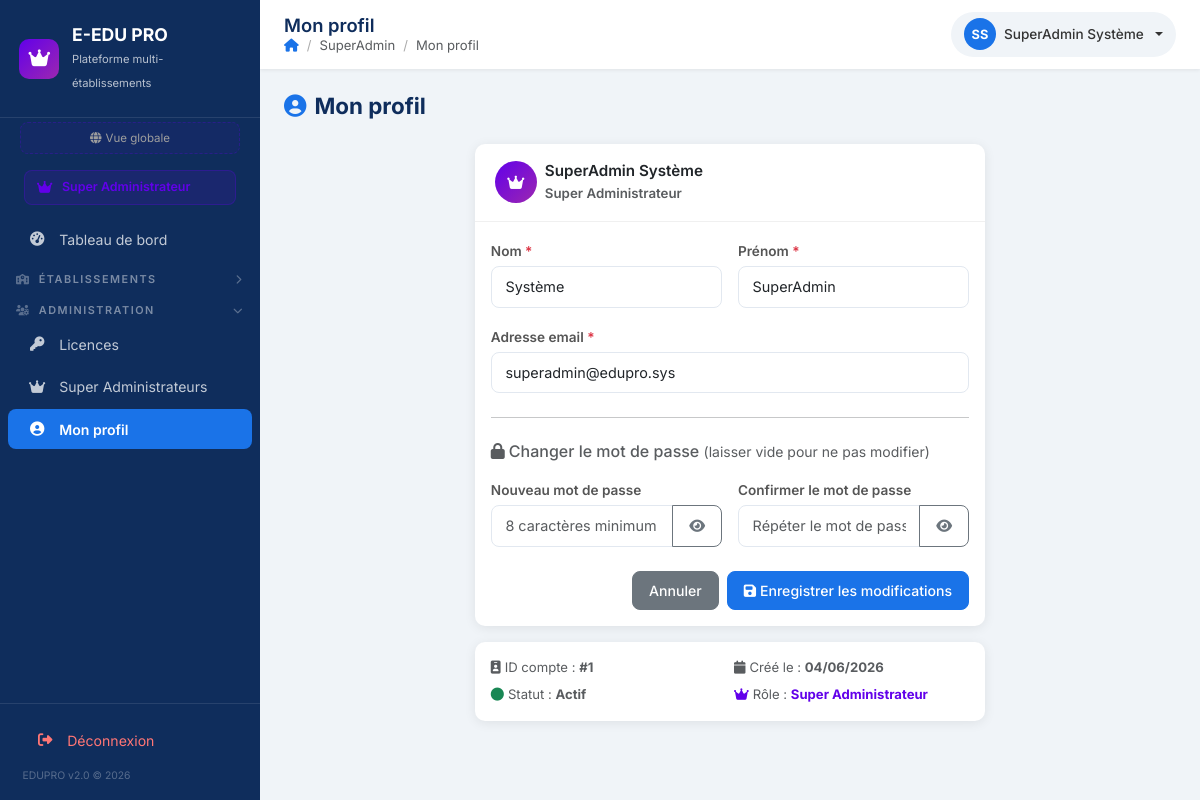
/modules/superadmin/profil.php (signed in), run on the app's committed database.
### tables this page shows
CREATE TABLE IF NOT EXISTS users (
    id           INT PRIMARY KEY AUTO_INCREMENT,
    nom          VARCHAR(100) NOT NULL,
    prenom       VARCHAR(100) NOT NULL,
    email        VARCHAR(150) UNIQUE NOT NULL,
    password     VARCHAR(255) NOT NULL,
    role         ENUM('superadmin','admin','directeur','scolarite','enseignant','comptable','etudiant','coordinateur','assistante') NOT NULL DEFAULT 'etudiant',
    ecole_id     INT          DEFAULT NULL,
    reference_id INT          NULL,
    actif        TINYINT(1)   DEFAULT 1,
    created_at   TIMESTAMP    DEFAULT CURRENT_TIMESTAMP,
    INDEX idx_ecole_id (ecole_id)
);

### includes/auth.php (called while the page is built, shortened)
<?php
function getCurrentUser(): ?array {
    return $_SESSION['user'] ?? null;
}
function isSuperAdmin(): bool {
    $user = getCurrentUser();
    return ($user['role'] ?? '') === 'superadmin';
}
function getEcoleId(): int {
    return (int)($_SESSION['ecole_id'] ?? 0);
}
function getCurrentEcole(): ?array {
    return $_SESSION['ecole'] ?? null;
}

### includes/functions.php (called while the page is built, shortened)
<?php
function h(?string $str): string {
    return htmlspecialchars($str ?? '', ENT_QUOTES, 'UTF-8');
}
function getParam(string $cle, string $default = ''): string {
    static $cache = [];
    $ecoleId = getEcoleId();
    $ecoleFields = ['etablissement_nom','etablissement_slogan','etablissement_adresse','etablissement_ville',
                    'etablissement_pays','etablissement_telephone','etablissement_email',
                    'logo_path','cachet_dg_path','theme_couleur_primaire','theme_couleur_sidebar'];
    if (!isset($cache[$ecoleId])) {
        try {
            $cache[$ecoleId] = [];
        } catch (PDOException $e) {
            $cache[$ecoleId] = [];
        }
    }
    return $cache[$ecoleId][$cle] ?? $default;
}
function getLogoUrl(): string {
    $path = getParam('logo_path');
    return '';
}

### modules/superadmin/profil.php (the view, shortened to what this page needs)
<?php
$db   = getDB();
$user = getCurrentUser();
$id   = (int)$user['id'];
$stmt = $db->prepare("SELECT * FROM users WHERE id = ?");
$stmt->execute([$id]);
$profil = $stmt->fetch();
$pageTitle  = 'Mon profil';
$breadcrumb = ['SuperAdmin' => null, 'Mon profil' => null];
include APP_ROOT . '/includes/header.php';
?>
<div class="page-header">
  <h2><i class="fas fa-user-circle me-2 text-primary"></i>Mon profil</h2>
</div>
<div class="row justify-content-center">
  <div class="col-lg-7">
    <div class="card">
      <div class="card-header d-flex align-items-center gap-2">
        <div style="width:42px;height:42px;border-radius:50%;background:linear-gradient(135deg,#6200ea,#9c27b0);display:flex;align-items:center;justify-content:center;flex-shrink:0">
          <i class="fas fa-crown" style="color:#fff;font-size:.95rem"></i>
        </div>
        <div>
          <div class="fw-600"><?= h($profil['prenom'] . ' ' . $profil['nom']) ?></div>
          <small class="text-muted">Super Administrateur</small>
        </div>
      </div>
      <div class="card-body">
        <form method="POST" autocomplete="off">
          <div class="row g-3">
            <div class="col-md-6">
              <label class="form-label fw-600">Nom <span class="text-danger">*</span></label>
              <input type="text" name="nom" class="form-control"
                     value="<?= h($profil['nom']) ?>" required maxlength="100">
            </div>
            <div class="col-md-6">
              <label class="form-label fw-600">Prénom <span class="text-danger">*</span></label>
              <input type="text" name="prenom" class="form-control"
                     value="<?= h($profil['prenom']) ?>" required maxlength="100">
            </div>
            <div class="col-12">
              <label class="form-label fw-600">Adresse email <span class="text-danger">*</span></label>
              <input type="email" name="email" class="form-control"
                     value="<?= h($profil['email']) ?>" required maxlength="150">
            </div>
          </div>
          <hr class="my-4">
          <h6 class="text-muted mb-3"><i class="fas fa-lock me-1"></i>Changer le mot de passe <small class="fw-normal">(laisser vide pour ne pas modifier)</small></h6>
          <div class="row g-3">
            <div class="col-md-6">
              <label class="form-label fw-600">Nouveau mot de passe</label>
              <div class="input-group">
                <input type="password" name="password" id="pwd1" class="form-control"
                       minlength="8" placeholder="8 caractères minimum">
                <button type="button" class="btn btn-outline-secondary" onclick="togglePwd('pwd1',this)">
                  <i class="fas fa-eye"></i>
                </button>
              </div>
            </div>
            <div class="col-md-6">
              <label class="form-label fw-600">Confirmer le mot de passe</label>
              <div class="input-group">
                <input type="password" name="password_confirm" id="pwd2" class="form-control"
                       placeholder="Répéter le mot de passe">
                <button type="button" class="btn btn-outline-secondary" onclick="togglePwd('pwd2',this)">
                  <i class="fas fa-eye"></i>
                </button>
              </div>
            </div>
          </div>
          <div class="d-flex justify-content-end gap-2 mt-4">
            <a href="<?= APP_URL ?>/dashboard.php" class="btn btn-secondary">Annuler</a>
            <button type="submit" class="btn btn-primary">
              <i class="fas fa-save me-1"></i>Enregistrer les modifications
            </button>
          </div>
        </form>
      </div>
    </div>
    <div class="card mt-3">
      <div class="card-body py-3">
        <div class="row g-2 text-muted fs-sm">
          <div class="col-6">
            <i class="fas fa-id-badge me-1"></i>ID compte : <strong>#<?= $profil['id'] ?></strong>
          </div>
          <div class="col-6">
            <i class="fas fa-calendar me-1"></i>Créé le :
            <strong><?= date('d/m/Y', strtotime($profil['created_at'])) ?></strong>
          </div>
          <div class="col-6">
            <i class="fas fa-circle me-1 text-success"></i>Statut :
            <strong><?= $profil['actif'] ? 'Actif' : 'Inactif' ?></strong>
          </div>
          <div class="col-6">
            <i class="fas fa-crown me-1" style="color:#6200ea"></i>Rôle :
            <strong style="color:#6200ea">Super Administrateur</strong>
          </div>
        </div>
      </div>
    </div>
  </div>
</div>
<?php include APP_ROOT . '/includes/footer.php'; ?>

### includes/header.php (shortened to what this page needs)
<?php
$pageTitle = $pageTitle ?? 'EDUPRO';
?>
<!DOCTYPE html>
<html lang="fr">
<head>
  <link href="https://cdn.jsdelivr.net/npm/bootstrap@5.3.2/dist/css/bootstrap.min.css" rel="stylesheet">
  <link href="https://cdnjs.cloudflare.com/ajax/libs/font-awesome/6.4.2/css/all.min.css" rel="stylesheet">
  <link href="<?= APP_URL ?>/assets/css/style.css" rel="stylesheet">
</head>
<body>
<div class="wrapper">
  <?php include APP_ROOT . '/includes/sidebar.php'; ?>
  <div id="main-content">
    <div class="topbar">
      <div class="d-flex align-items-center gap-3">
        <div>
          <h1 class="page-title"><?= h($pageTitle) ?></h1>
          <?php if (isset($breadcrumb)): ?>
          <nav aria-label="breadcrumb">
            <ol class="breadcrumb mb-0">
              <li class="breadcrumb-item"><a href="<?= APP_URL ?>/dashboard.php"><i class="fas fa-home"></i></a></li>
              <?php foreach ($breadcrumb as $label => $url): ?>
                <?php if ($url): ?>
                  <li class="breadcrumb-item"><a href="<?= h($url) ?>"><?= h($label) ?></a></li>
                <?php else: ?>
                  <li class="breadcrumb-item active"><?= h($label) ?></li>
                <?php endif; ?>
              <?php endforeach; ?>
            </ol>
          </nav>
          <?php endif; ?>
        </div>
      </div>
      <div class="topbar-right">
        <div class="dropdown">
          <div class="user-badge dropdown-toggle" data-bs-toggle="dropdown">
            <div class="user-avatar"><?= strtoupper(substr($user['prenom'] ?? 'A', 0, 1) . substr($user['nom'] ?? '', 0, 1)) ?></div>
            <span class="d-none d-md-inline"><?= h(($user['prenom'] ?? '') . ' ' . ($user['nom'] ?? '')) ?></span>
          </div>
        </div>
      </div>
    </div>
    <div class="content-area">

### includes/sidebar.php (shortened to what this page needs)
<?php
$user = getCurrentUser();
$role = $user['role'] ?? 'etudiant';
if (!function_exists('isActive')) {
    function isActive(string ...$paths): string {
        $uri = strtolower(parse_url($_SERVER['REQUEST_URI'], PHP_URL_PATH) ?? '');
        foreach ($paths as $path) {
            if (str_contains($uri, strtolower($path))) return ' active';
        }
        return '';
    }
}
if (!function_exists('isExact')) {
    function isExact(string $path): string {
        $uri = strtolower(parse_url($_SERVER['REQUEST_URI'], PHP_URL_PATH) ?? '');
        return str_ends_with($uri, strtolower($path)) ? ' active' : '';
    }
}
if (!function_exists('sectionOpen')) {
    function sectionOpen(string ...$paths): bool {
        $uri = strtolower(parse_url($_SERVER['REQUEST_URI'], PHP_URL_PATH) ?? '');
        foreach ($paths as $path) {
            if (str_contains($uri, strtolower($path))) return true;
        }
        return false;
    }
}
$roleConfig = [
    'superadmin'   => ['color' => '#6200ea', 'label' => 'Super Administrateur', 'icon' => 'fa-crown'],
    'admin'        => ['color' => '#1a73e8', 'label' => 'Administrateur',       'icon' => 'fa-user-shield'],
    'directeur'    => ['color' => '#5c35a0', 'label' => 'Directeur',            'icon' => 'fa-user-tie'],
    'scolarite'    => ['color' => '#0097a7', 'label' => 'Scolarité',             'icon' => 'fa-user-cog'],
    'enseignant'   => ['color' => '#34a853', 'label' => 'Enseignant',            'icon' => 'fa-chalkboard-teacher'],
    'comptable'    => ['color' => '#f57c00', 'label' => 'Comptable',             'icon' => 'fa-calculator'],
    'etudiant'     => ['color' => '#ea4335', 'label' => 'Étudiant',              'icon' => 'fa-user-graduate'],
    'coordinateur' => ['color' => '#2e7d32', 'label' => 'Coordinateur',          'icon' => 'fa-sitemap'],
    'assistante'   => ['color' => '#c0392b', 'label' => 'Assistante Direction',  'icon' => 'fa-envelope-open-text'],
];
$rc = $roleConfig[$role] ?? $roleConfig['etudiant'];
function sidebarGroup(string $id, string $label, string $icon, array $paths, string $links): string {
    $open     = sectionOpen(...$paths);
    $showCls  = $open ? ' show' : '';
    $expanded = $open ? 'true' : 'false';
    return <<<HTML
<div class="sidebar-group">
  <a class="sidebar-section-toggle" data-bs-toggle="collapse" href="#sg-{$id}" aria-expanded="{$expanded}">
    <span><i class="fas {$icon} me-1" style="font-size:.65rem;opacity:.7"></i> {$label}</span>
    <i class="fas fa-chevron-down sidebar-chevron"></i>
  </a>
  <div class="collapse{$showCls}" id="sg-{$id}">
    {$links}
  </div>
</div>
HTML;
}
?>
<nav id="sidebar">
  <?php
    $sidebarLogo = getLogoUrl();
    $sidebarNom  = isSuperAdmin() && !getEcoleId()
                   ? 'E-EDU PRO'
                   : getParam('etablissement_nom', 'E-EDU PRO');
    $sidebarSlogan = isSuperAdmin() && !getEcoleId()
                   ? 'Plateforme multi-établissements'
                   : getParam('etablissement_slogan', '');
  ?>
  <a href="<?= APP_URL ?>/dashboard.php" class="sidebar-brand">
    <?php if ($sidebarLogo && getEcoleId()): ?>
      <img src="<?= h($sidebarLogo) ?>" alt="Logo"
           style="width:38px;height:38px;object-fit:contain;border-radius:8px;background:#fff;padding:3px;flex-shrink:0">
    <?php elseif (isSuperAdmin()): ?>
      <div class="brand-icon" style="background:linear-gradient(135deg,#6200ea,#9c27b0)"><i class="fas fa-crown"></i></div>
    <?php else: ?>
      <div class="brand-icon"><i class="fas fa-school"></i></div>
    <?php endif; ?>
    <div class="brand-text">
      <strong style="white-space:normal;word-break:break-word;line-height:1.2"><?= h(mb_strtoupper($sidebarNom)) ?></strong>
      <small><?= h($sidebarSlogan) ?></small>
    </div>
  </a>
  <?php if (isSuperAdmin()): ?>
  <div style="padding:.25rem .75rem;margin:0 .5rem .25rem;">
    <?php $ecoleCtx = getCurrentEcole(); ?>
    <?php if ($ecoleCtx): ?>
    <div style="background:#6200ea22;border:1px solid #6200ea44;border-radius:8px;padding:.4rem .7rem;font-size:.72rem;display:flex;align-items:center;justify-content:space-between;gap:.5rem">
      <span style="color:#9c27b0;font-weight:600;word-break:break-word;line-height:1.3">
        <i class="fas fa-school me-1"></i><?= h($ecoleCtx['nom']) ?>
      </span>
      <a href="<?= APP_URL ?>/modules/superadmin/switch_ecole.php?id=0&csrf=<?= h(generateCsrfToken()) ?>"
         style="color:#c62828;font-size:.68rem;white-space:nowrap" title="Quitter cette école">
        <i class="fas fa-times"></i>
      </a>
    </div>
    <?php else: ?>
    <div style="background:#6200ea11;border:1px dashed #6200ea44;border-radius:8px;padding:.4rem .7rem;font-size:.72rem;color:#9e9e9e;text-align:center">
      <i class="fas fa-globe me-1"></i>Vue globale
    </div>
    <?php endif; ?>
  </div>
  <?php endif; ?>
  <div style="padding:.5rem 1rem .25rem;margin:0 .5rem;">
    <div style="background:<?= $rc['color'] ?>22;border:1px solid <?= $rc['color'] ?>44;border-radius:8px;padding:.45rem .75rem;display:flex;align-items:center;gap:.6rem;">
      <i class="fas <?= $rc['icon'] ?>" style="color:<?= $rc['color'] ?>;font-size:.85rem"></i>
      <span style="color:<?= $rc['color'] ?>;font-size:.78rem;font-weight:600"><?= $rc['label'] ?></span>
    </div>
  </div>
  <div style="overflow-y:auto;flex:1;padding-bottom:1rem;margin-top:.5rem;">
    <a href="<?= APP_URL ?>/dashboard.php" class="nav-link<?= isExact('/dashboard.php') ?>" style="margin-bottom:.25rem">
      <i class="fas fa-tachometer-alt"></i> Tableau de bord
    </a>
    <?php if ($role === 'superadmin'): ?>
    <?= sidebarGroup('sa-ecoles', 'Établissements', 'fa-school',
        ['/superadmin/index', '/superadmin/ecole_form'],
        '<a href="' . APP_URL . '/modules/superadmin/index.php" class="nav-link' . isActive('/superadmin/index') . '"><i class="fas fa-list"></i> Toutes les écoles</a>'
      . '<a href="' . APP_URL . '/modules/superadmin/ecole_form.php" class="nav-link' . isActive('/superadmin/ecole_form') . '"><i class="fas fa-plus"></i> Nouvelle école</a>'
    ) ?>
    <?= sidebarGroup('sa-admins', 'Administration', 'fa-users-cog',
        ['/superadmin/licences', '/superadmin/superadmins', '/superadmin/profil'],
        '<a href="' . APP_URL . '/modules/superadmin/licences.php" class="nav-link' . isActive('/superadmin/licences') . '"><i class="fas fa-key"></i> Licences</a>'
      . '<a href="' . APP_URL . '/modules/superadmin/superadmins.php" class="nav-link' . isActive('/superadmin/superadmins') . '"><i class="fas fa-crown"></i> Super Administrateurs</a>'
      . '<a href="' . APP_URL . '/modules/superadmin/profil.php" class="nav-link' . isActive('/superadmin/profil') . '"><i class="fas fa-user-circle"></i> Mon profil</a>'
    ) ?>
    <?php endif; ?>
  </div>
  <div class="sidebar-footer">
    <a href="<?= APP_URL ?>/logout.php" class="nav-link" style="margin:0;color:#ff7675;">
      <i class="fas fa-sign-out-alt"></i> Déconnexion
    </a>
    <div style="font-size:.65rem;color:rgba(255,255,255,.3);margin-top:.5rem;padding:0 .4rem;">
      EDUPRO v2.0 &copy; <?= date('Y') ?>
    </div>
  </div>
</nav>

### data on the page
users: role "E-EDU PRO", role "Plateforme multi-établissements", prenom+nom "SS", prenom+nom "SuperAdmin Système", nom "Système", prenom "SuperAdmin", email "superadmin@edupro.sys", id "1", created_at "04/06/2026"

### other printed values
$label "ÉTABLISSEMENTS ADMINISTRATION"
$links "Licences Super Administrateurs Mon profil"
$pageTitle "Mon profil"
$label "SuperAdmin"
$label "Mon profil"
